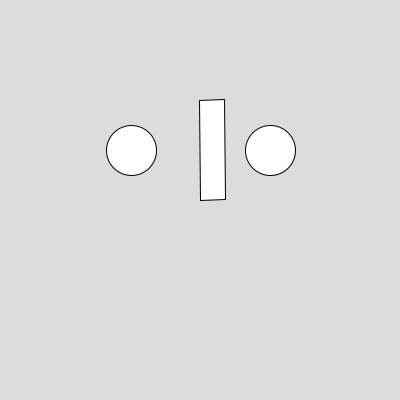
Frame 1 (no input)
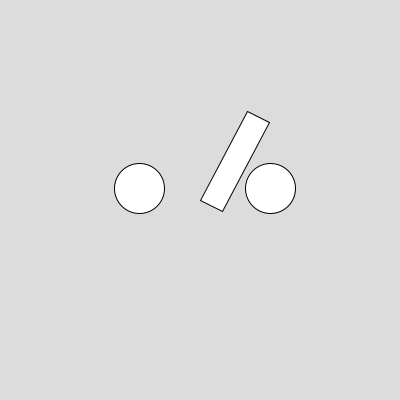
Frame 60 (the mouse pressed at the canvas centre just before this capture)
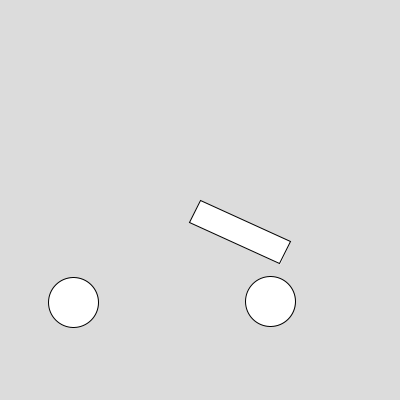
Frame 120 (the mouse held since frame 60 and released just before this capture)

The Processing sketch that drew these frames (run headless with seeded random() and noise(); from frame 60 on, the mouse is pressed at the canvas centre):

// Processing sketch: Rectangle_Controller
// ── Rectangle_Controller.pde
Ball b1;
Ball b2;
Rod r1;
float currAngle;

void setup() {
  size(400, 400);
  float[] pos1 = {-70, -50};
  float[] vel1 = {100, 0};
  float[] pos2 = {70, -50};
  b1 = new Ball(10, pos1, vel1);
  b2 = new Ball(20, pos2, new float[2]);
  r1 = new Rod(100, 20,   3 * PI / 2, -0.1);
  currAngle = r1.angle;
}

void draw() {
  background(220);
  translate(width / 2, height / 2);
  
  float[] g1 = {0, b1.getMass() * 75};
  b1.applyForce(g1);
  
  float[] g2 = {0, b2.getMass() * 75};
  b2.applyForce(g2);
   
  float[] gR = {0, r1.mass * 75};
  r1.applyForce(gR, r1.len / 2);
  
  b1.collide(b2);
  r1.collide(b1);
  r1.collide(b2);
  if(keyPressed) {
    if (key == CODED){
      if(keyCode == RIGHT) {
        setSpeed(50);
      } else if(keyCode == LEFT) {
        setSpeed(-50);
      } else if(keyCode == SHIFT){
        maintainPos(currAngle);
      }
    } else if (key == 'h') {
      hitBall();
    }
  } else {
    currAngle = r1.angle;
  }
  
  
  b2.show();
  b1.show();
  r1.show();
  
}

void setSpeed(float speed) {
  float err = speed * 0.05 - r1.angVel;
  
  float theta = r1.angle;
  while(theta >= 2 * PI) theta -= 2 * PI;
  
  if(abs(err) >= 0.001) {
    if(theta >= 3 * PI / 2 || theta <= 3 * PI / 4){
      r1.applyTorque(98000 * err);
    } else {
      r1.applyTorque(230000 * err);
    }
  }
}

void maintainPos(float theta) {
  float err = theta - r1.angle;
  
  if(abs(err) >= 0.001) {
    setSpeed(100 * err);
  }
}

void hitBall() {
  float[] distance = r1.getDistance(b1);
  
  if(distance[1] == r1.angle + PI / 2) {
    setSpeed(2 * distance[0]);
  } else if (distance[1] == r1.angle - PI / 2) {
    setSpeed(-2 * distance[0]);
  }
}

  

// ── Ball.pde
public class Ball{
  float[] pos;
  float[] vel;
  float[] accel;
  float[] netForce;
  private final float MASS;
  boolean isBallCollision = false;
  
  public Ball(float mass, float[] pos, float[] vel) {
    MASS = mass;
    this.pos = pos;
    this.vel = vel;
    accel = new float[2];
    netForce = new float[2];
  }
  
  public void setVel(float[] vel) {
    this.vel = vel;
  }
  
  public void applyForce(float[] force) {
    this.netForce[0] = force[0];
    this.netForce[1] = force[1];
  }
  
  public void addForce(float[] force) {
    netForce[0] += force[0];
    netForce[1] += force[1];
  }
  
  public float[] getRelPos(Ball other) {
     float[] relPos = {other.pos[0] - pos[0], other.pos[1] - pos[1]};
     return relPos;
  }
  
  public float getDistance(Ball other) {
    return (float) Math.sqrt(Math.pow(this.pos[0] - other.pos[0], 2) + Math.pow(this.pos[1] - other.pos[1], 2));
  }
  
  public float getMass() {
    return MASS;
  }
  
  public void collide(Ball other) {
    float[] g1 = {0, this.getMass() * 75};
    float[] g2 = {0, other.getMass() * 75};
    
    float momentum = this.getMass() * (sqrt(sq(vel[0]) + sq(vel[1]))) + other.getMass() * (sqrt(sq(other.vel[0]) + sq(other.vel[1])));
    
    if (b1.getDistance(other) < 50) {
      float[] normalForce = {this.getRelPos(other)[0] * -0.15 * momentum, this.getRelPos(other)[1] * -0.15 * momentum};
      float[] reactionForce = {-normalForce[0], -normalForce[1]};
      this.applyForce(normalForce); 
      other.applyForce(reactionForce);
      isBallCollision = true;
    } else if (netForce[0] != g1[0] || netForce[1] != g1[1]) {
      this.applyForce(g1);
      other.applyForce(g2);
      isBallCollision = false;
    }   
  }
    
  
  public void show() {
    if (Math.abs(pos[0]) >= 175 ) {
      vel[0] *= -1;
    }
    if ( Math.abs(pos[1]) >= 175) {
      vel[1] *= -1;
    }
    
    
    if(sqrt(sq(vel[0]) + sq(vel[1])) > 200) {
      float[] dragForce = {-vel[0] * 3, -vel[1] * 3};
      addForce(dragForce);
    }
    
    accel[0] = netForce[0] * 1/MASS;
    accel[1] = netForce[1] * 1/MASS;
    vel[0] += accel[0] * 1/60;
    vel[1] += accel[1] * 1/60;
    pos[0] += vel[0] * 1/60;
    pos[1] += vel[1] * 1/60;
  
    circle(pos[0], pos[1], 50);
  }
}
    
    
    
  

// ── Rod.pde
class Rod {
  float angle;
  float angVel;
  float angAccel = 0;
  float netTorque = 0;
  float len;
  float mass;
  boolean isCollision;
  
  public Rod(float len, float mass, float angle, float omega){
    this.len = len;
    this.mass = mass;
    this.angle = angle;
    this.angVel = omega;
    isCollision = false;
  }
  
  public void setVel(float vel){
    angVel = vel;
  }
    
  
   public void applyForce(float[] force, float radius) {
    float[] leverArm = {radius, angle};
    float[] polarForce = {sqrt(sq(force[0]) + sq(force[1])), getAbsoluteAngle(force)};
    netTorque = leverArm[0] * polarForce[0] * sin(polarForce[1] - leverArm[1]);
  }
  
  public void applyTorque(float torque) {
    netTorque += torque;
  }
  
  public float getAbsoluteAngle(float[] vector) {
    float angle = atan(vector[1] / vector[0]);
    if(vector[0] < 0 && vector[1] > 0) {
      angle = PI + angle;
    } else if (vector[0] < 0 && vector[1] < 0) {
      angle += PI;
    } else if (vector[0] > 0 && vector[1] < 0) {
      angle = (2 * PI) + angle;
    }
    return angle;
  }
  
  
  public float[] getDistanceFromHinge(Ball other) {
    float[] relPos = {other.pos[0], other.pos[1]};
    float[] pos = {sqrt(sq(relPos[0]) + sq(relPos[1])), getAbsoluteAngle(relPos)};
    return pos;
  }
  
  public float[] getDistance(Ball other) { // gets the shortest distance from the center of the ball to the rod
    float[] r1 = getDistanceFromHinge(other);
    float theta = r1[1] - angle;
    float[] distance = {Float.MAX_VALUE, 0};
    
    if(theta <= PI / 2 && theta >= 0) {
      if(r1[0] * cos(theta) <= len && r1[0] * sin(theta) >= 25) { // below
        distance[0] = r1[0] * sin(theta) - 25;
        distance[1] = angle + PI / 2;
      } else if (r1[0] * cos(theta) >= len && r1[0] * sin(theta) <= 25) { // right
        distance[0] = r1[0] * cos(theta) - len;
        distance[1] = angle;
      }
    } else if(theta >= -PI / 2 && theta < 0) { // above
      if(r1[0] * cos(theta) <= len) {
        distance[0] = r1[0] * sin(abs(theta));
        distance[1] = angle - PI / 2;
      }
    } else if(theta >= -3 * PI / 2 && theta <= -PI) { // left, angle > pi / 2
      theta += PI;
      if(r1[0] * sin(theta) >= -25) {
        distance[0] = r1[0] * cos(theta);
        distance[1] = angle + PI;
      }
    } else if(theta > PI / 2 && theta <= PI) { // left, angle < pi / 2
      theta -= PI / 2;
      if(r1[0] * cos(theta) <= 25) {
        distance[0] = r1[0] * sin(theta);
        distance[1] = angle + PI;
      }
    } 
    return distance;
  }
  
  public void collide (Ball other) {
    float[] distance = getDistance(other);
    float leverArm = 0;
    if(distance[1] == angle + PI / 2 || distance[1] == angle - PI / 2) {
      float[] pos = getDistanceFromHinge(other);
      float theta = abs(pos[1] - angle);
      leverArm = pos[0] * cos(theta);
    } else {
      leverArm = len;
    }
    
    float[] ballGrav = {0, other.getMass() * 75};
    float[] rodGrav = {0, mass * 75};
    
    float angMomentum = 1/3 * mass * sq(len) * angVel + other.getMass() * sqrt(sq(other.vel[0]) + sq(other.vel[1]));
    
    if (distance[0] < 25) {
      float scalingFactor = -0.5 * angMomentum * distance[0];
      scalingFactor = (float) Math.max(-80000 , Math.min(scalingFactor, -25000));
      float[] normalForce = {scalingFactor *   cos(distance[1]), scalingFactor *  sin(distance[1])};
      float[] reactionForce = {-normalForce[0], -normalForce[1]};
      this.applyForce(normalForce, leverArm);
      other.applyForce(reactionForce);
      isCollision = true;
    } else if(!other.isBallCollision && !this.isCollision) {
      this.applyForce(rodGrav, len / 2);
      other.applyForce(ballGrav);
    }
    
  }
  
  
  public void show(){
    float inertia = (float) 1/3 * mass * sq(len);
    
    if(abs(angVel) > 5) {
      applyTorque(angVel * -10000);
    }
        
    angAccel = netTorque / inertia;
    angVel += angAccel * 1/60;
    angle += angVel * 1/60;
    
    while(angle > 2 * PI) {
      angle -= 2 * PI;
    }
    
    while(angle < 0) {
      angle += 2 * PI;
    }
    
    rotate(angle);
    rect(0, 0, len, 25);
  }
}
  
 
